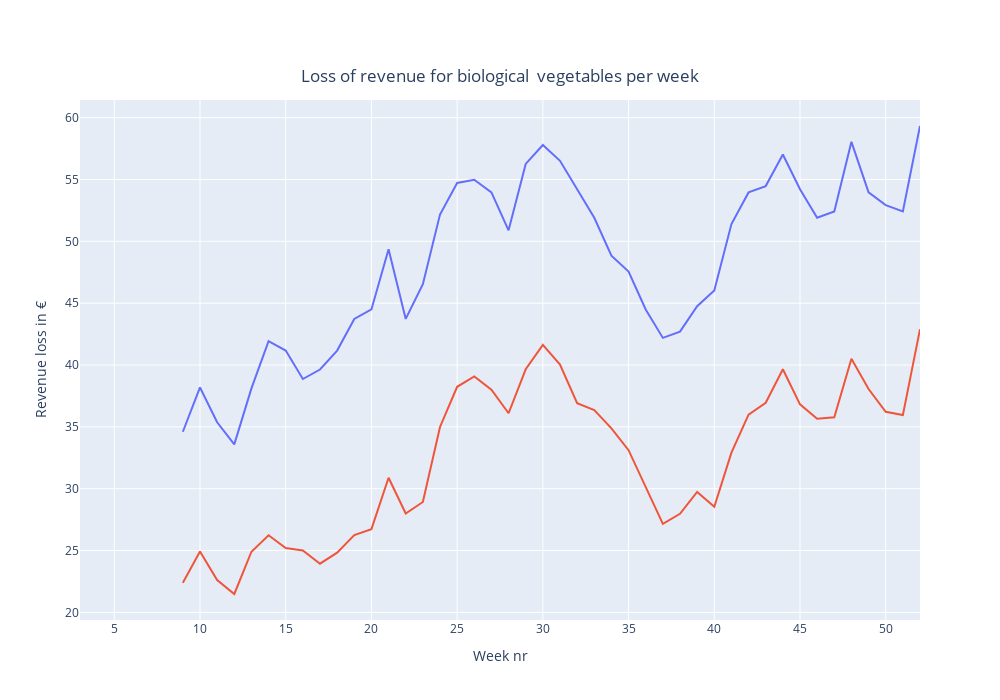

The notebook cell saved with this chart:
### Code cell
# >>>> Linechart for revenue loss per week
output_copy = full_output_table.groupby("week").sum()
output_copy["MA7"] = output_copy['expected loss revenue'].rolling(7).mean()
output_copy["MA7_exp"] = output_copy["loss revenue"].rolling(7).mean()
fig = px.line(output_copy, x=output_copy.index, y="MA7_exp", title="Loss of revenue for biological  vegetables per week")
fig.add_scatter(x=output_copy.index, y=output_copy["MA7"], mode="lines", name="With discounts applied")
fig.update_layout(showlegend=False, xaxis_title="Week nr",
    yaxis_title="Revenue loss in €",width=1000,
    height=700, title={
        
                'y':0.9,
        'x':0.5,
        'xanchor': 'center',
        'yanchor': 'top'},
        paper_bgcolor='rgba(0,0,0,0)')
fig.show()

### Figure 1 — Plotly figure (JSON) as saved in the notebook; plotly's stock layout.template omitted (floating-point values rounded to 4 significant figures)
{"data": [{"hovertemplate": "week=%{x}<br>MA7_exp=%{y}<extra></extra>", "legendgroup": "", "line": {"color": "#636efa", "dash": "solid"}, "mode": "lines", "name": "", "orientation": "v", "showlegend": false, "type": "scatter", "x": [3, 4, 5, 6, 7, 8, 9, 10, 11, 12, 13, 14, 15, 16, 17, 18, 19, 20, 21, 22, 23, 24, 25, 26, 27, 28, 29, 30, 31, 32, 33, 34, 35, 36, 37, 38, 39, 40, 41, 42, 43, 44, 45, 46, 47, 48, 49, 50, 51, 52], "xaxis": "x", "y": [null, null, null, null, null, null, 34.61, 38.19, 35.37, 33.58, 38.11, 41.94, 41.17, 38.87, 39.64, 41.17, 43.73, 44.49, 49.35, 43.73, 46.54, 52.17, 54.72, 54.98, 53.96, 50.89, 56.26, 57.79, 56.51, 54.21, 51.91, 48.84, 47.56, 44.49, 42.19, 42.7, 44.75, 46.03, 51.4, 53.96, 54.47, 57.02, 54.21, 51.91, 52.42, 58.05, 53.96, 52.93, 52.42, 59.33], "yaxis": "y"}, {"mode": "lines", "name": "With discounts applied", "type": "scatter", "x": [3, 4, 5, 6, 7, 8, 9, 10, 11, 12, 13, 14, 15, 16, 17, 18, 19, 20, 21, 22, 23, 24, 25, 26, 27, 28, 29, 30, 31, 32, 33, 34, 35, 36, 37, 38, 39, 40, 41, 42, 43, 44, 45, 46, 47, 48, 49, 50, 51, 52], "y": [null, null, null, null, null, null, 22.4, 24.92, 22.62, 21.49, 24.9, 26.23, 25.2, 25.01, 23.94, 24.83, 26.26, 26.73, 30.89, 27.99, 28.93, 34.99, 38.24, 39.08, 38.0, 36.1, 39.66, 41.62, 40.04, 36.92, 36.36, 34.88, 33.11, 30.12, 27.16, 27.97, 29.74, 28.54, 32.92, 35.99, 36.94, 39.66, 36.82, 35.65, 35.77, 40.5, 38.06, 36.22, 35.95, 42.9]}], "layout": {"height": 700, "legend": {"tracegroupgap": 0}, "paper_bgcolor": "rgba(0,0,0,0)", "showlegend": false, "title": {"text": "Loss of revenue for biological  vegetables per week", "x": 0.5, "xanchor": "center", "y": 0.9, "yanchor": "top"}, "width": 1000, "xaxis": {"anchor": "y", "domain": [0, 1], "title": {"text": "Week nr"}}, "yaxis": {"anchor": "x", "domain": [0, 1], "title": {"text": "Revenue loss in €"}}}}
